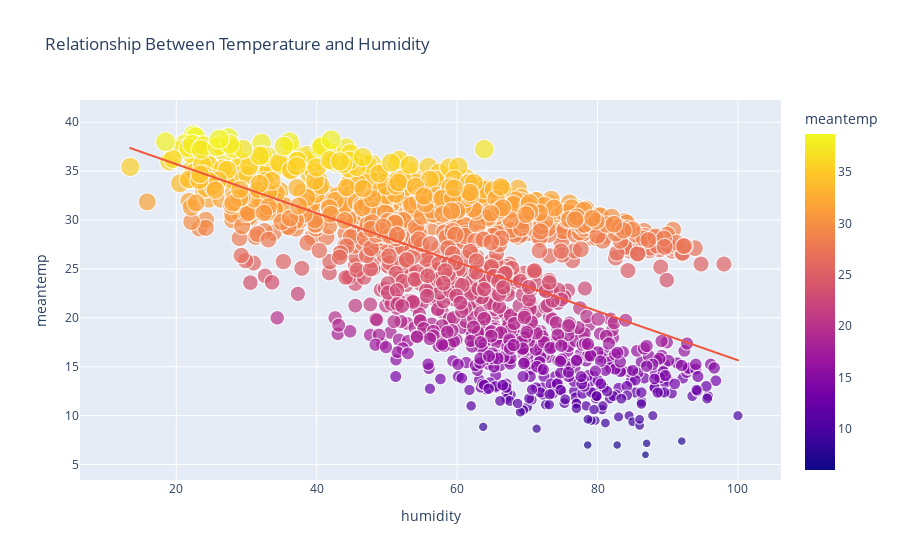

Notebook code cell kept with this figure:
### Code cell
figure2 = px.scatter(data_frame=data, 
                    x = data['humidity'],
                    y=data['meantemp'],
                    size="meantemp",
                    trendline="ols",
                    color="meantemp",
                    title = "Relationship Between Temperature and Humidity")

figure2.show()

### Figure 1 — Plotly figure (JSON) as saved in the notebook; plotly's stock layout.template omitted (floating-point values rounded to 4 significant figures; data arrays with more than 128 entries replaced by an {"elided": "..."} marker saying what was removed)
{"data": [{"hovertemplate": "humidity=%{x}<br>meantemp=%{marker.color}<extra></extra>", "legendgroup": "", "marker": {"color": {"elided": "1462 float values"}, "coloraxis": "coloraxis", "size": {"elided": "1462 float values"}, "sizemode": "area", "sizeref": 0.09679, "symbol": "circle"}, "mode": "markers", "name": "", "showlegend": false, "type": "scattergl", "x": {"elided": "1462 float values"}, "xaxis": "x", "y": {"elided": "1462 float values"}, "yaxis": "y"}, {"hovertemplate": "<b>OLS trendline</b><br>meantemp = -0.250617 * humidity + 40.7259<br>R<sup>2</sup>=0.327128<br><br>humidity=%{x}<br>meantemp=%{y} <b>(trend)</b><extra></extra>", "legendgroup": "", "marker": {"symbol": "circle"}, "mode": "lines", "name": "", "showlegend": false, "type": "scattergl", "x": {"elided": "1462 float values"}, "xaxis": "x", "y": {"elided": "1462 float values"}, "yaxis": "y"}], "layout": {"coloraxis": {"colorbar": {"title": {"text": "meantemp"}}, "colorscale": [[0, "#0d0887"], [0.1111, "#46039f"], [0.2222, "#7201a8"], [0.3333, "#9c179e"], [0.4444, "#bd3786"], [0.5556, "#d8576b"], [0.6667, "#ed7953"], [0.7778, "#fb9f3a"], [0.8889, "#fdca26"], [1, "#f0f921"]]}, "legend": {"itemsizing": "constant", "tracegroupgap": 0}, "title": {"text": "Relationship Between Temperature and Humidity"}, "xaxis": {"anchor": "y", "domain": [0, 1], "title": {"text": "humidity"}}, "yaxis": {"anchor": "x", "domain": [0, 1], "title": {"text": "meantemp"}}}}
